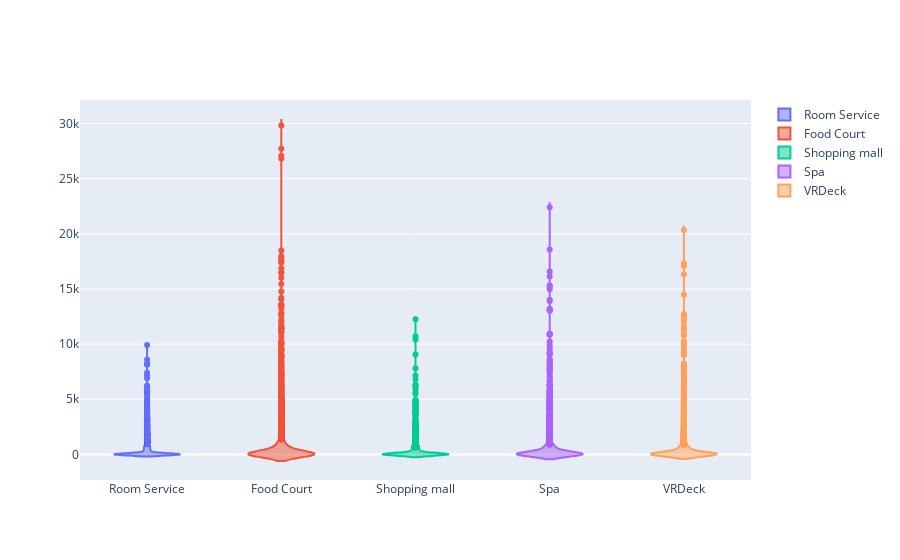

Notebook cell for this chart:
### Code cell
fig = go.Figure()
fig.add_trace(go.Violin(y= cryo_false.RoomService 
    ,name='Room Service'))

fig.add_trace(go.Violin(y = cryo_false.FoodCourt, 
    name= 'Food Court'))

fig.add_trace(go.Violin(y = cryo_false.ShoppingMall, 
    name= 'Shopping mall'))

fig.add_trace(go.Violin(y = cryo_false.Spa, 
    name= 'Spa'))

fig.add_trace(go.Violin(y = cryo_false.VRDeck, 
    name= 'VRDeck'))

### Figure 1 — Plotly figure (JSON) as saved in the notebook; plotly's stock layout.template omitted (floating-point values rounded to 4 significant figures; data arrays with more than 128 entries replaced by an {"elided": "..."} marker saying what was removed)
{"data": [{"name": "Room Service", "type": "violin", "y": {"elided": "4375 int values"}}, {"name": "Food Court", "type": "violin", "y": {"elided": "4375 int values"}}, {"name": "Shopping mall", "type": "violin", "y": {"elided": "4375 int values"}}, {"name": "Spa", "type": "violin", "y": {"elided": "4375 int values"}}, {"name": "VRDeck", "type": "violin", "y": {"elided": "4375 int values"}}], "layout": {}}
